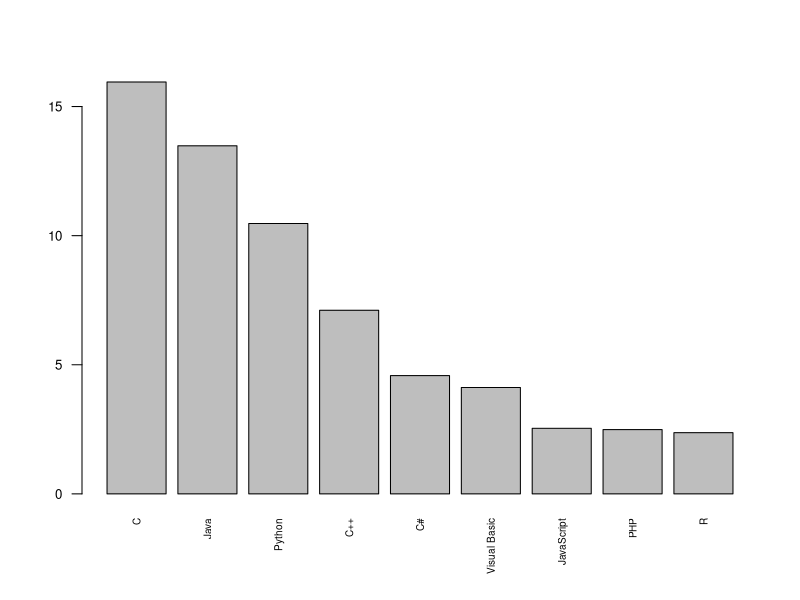

Write the R code that produced this figure.
languages <- data.frame(
   id = c(1:9),
   name = c("C", "Java", "Python", "C++", "C#", "Visual Basic", "JavaScript", "PHP", "R"),
   usage = c(15.95, 13.48, 10.47, 7.11, 4.58, 4.12, 2.54, 2.49, 2.37),
   change = c(0.74, -3.18, 0.59, 1.48, 1.18, 0.83, 0.41, 0.62, 1.33)
)

barplot(languages$usage, names.arg=languages$name,
     cex.axis = 0.8,
     cex.names = 0.6,
     las=2)
